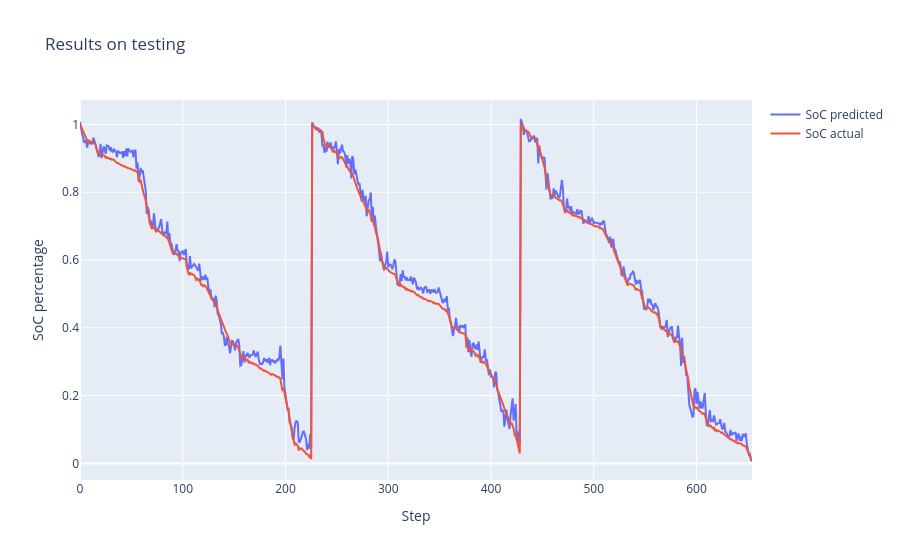

Notebook code for this chart:
### Markdown cell above
## 10C

### Code cell
test_x, test_y = get_test_data(['10degC/571_Mixed4',
                                '10degC/571_Mixed5',
                                '10degC/571_Mixed6'])

print(model.evaluate(test_x, test_y))
plot_test_performance(test_x, test_y)

### Figure 1 — Plotly figure (JSON) as saved in the notebook; plotly's stock layout.template omitted (floating-point values rounded to 4 significant figures; data arrays with more than 128 entries replaced by an {"elided": "..."} marker saying what was removed)
{"data": [{"mode": "lines", "name": "SoC predicted", "type": "scatter", "y": {"elided": "655 float values"}}, {"mode": "lines", "name": "SoC actual", "type": "scatter", "y": {"elided": "655 float values"}}], "layout": {"autosize": true, "title": {"text": "Results on testing"}, "xaxis": {"autorange": true, "range": [0, 654], "title": {"text": "Step"}}, "yaxis": {"autorange": true, "range": [-0.04903, 1.072], "title": {"text": "SoC percentage"}, "type": "linear"}}}
